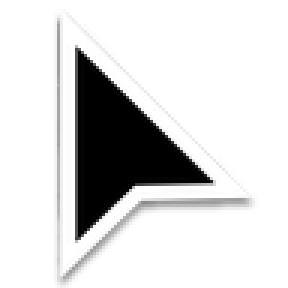
#> input picture files/usr/share/cinnamon/thumbnails/cursors/Bibata-Original-Classic.png, 96 x 96 px (shown 3 times larger)
$ python -i imtools.py   (imports and definitions only)
#> lines starting #> are read from the running program, lines starting #| are printed output that depends on the picture
#> further down, picture is the input picture: PIL image 96x96 RGBA; mean R, G, B, A 38.6, 38.6, 38.6, 70.5
#!/usr/bin/python3

# Copyright (C) 2007-2010 www.stani.be
#
# This program is free software: you can redistribute it and/or modify
# it under the terms of the GNU General Public License as published by
# the Free Software Foundation, either version 3 of the License, or
# (at your option) any later version.
#
# This program is distributed in the hope that it will be useful,
# but WITHOUT ANY WARRANTY; without even the implied warranty of
# MERCHANTABILITY or FITNESS FOR A PARTICULAR PURPOSE.  See the
# GNU General Public License for more details.
#
# You should have received a copy of the GNU General Public License
# along with this program.  If not, see http://www.gnu.org/licenses/

import os
from io import StringIO
from itertools import cycle
from PIL import Image
from PIL import ImageDraw
from PIL import ImageEnhance
from PIL import ImageOps, ImageChops, ImageFilter

ALL_PALETTE_INDICES = set(range(256))
CHECKBOARD = {}
COLOR_MAP = [255] * 128 + [0] * 128
WWW_CACHE = {}

EXT_BY_FORMATS = {
    'JPEG': ['JPG', 'JPEG', 'JPE'],
    'TIFF': ['TIF', 'TIFF'],
    'SVG': ['SVG', 'SVGZ'],
}
FORMATS_BY_EXT = {}
# [3 lines not run here, left out]

CROSS = 'Cross'
ROUNDED = 'Rounded'
SQUARE = 'Square'

CORNERS = [ROUNDED, SQUARE, CROSS]
CORNER_ID = 'rounded_corner_r%d_f%d'
CROSS_POS = (CROSS, CROSS, CROSS, CROSS)
ROUNDED_POS = (ROUNDED, ROUNDED, ROUNDED, ROUNDED)
ROUNDED_RECTANGLE_ID = 'rounded_rectangle_r%d_f%d_s%s_p%s'

class InvalidWriteFormatError(Exception):
    pass


# [219 lines left out: functions drop_shadow, round_image, create_rounded_rectangle, create_corner, get_format, open_image_data and 1 more, not called in this run]


class _ByteCounter:
    """Helper class to count how many bytes are written to a file.

    .. see also:: :func:`get_size`

    >>> bc = _ByteCounter()
    >>> bc.write('12345')
    >>> bc.bytes
    5
    """
    def __init__(self):
        self.bytes = 0

    def write(self, data):
        self.bytes += len(data)


# [301 lines left out: functions get_size, get_quality, fill_background_color, generate_layer, identity_color, blend and 3 more, not called in this run]


def has_alpha(image):
    """Checks if the image has an alpha band.
    i.e. the image mode is either RGBA or LA.
    The transparency in the P mode doesn't count as an alpha band

    :param image: the image to check
    :type image: PIL image object
    :returns: True or False
    :rtype: boolean
    """
    return image.mode.endswith('A')


# [11 lines left out: function has_transparency, not called in this run]


def get_alpha(image):
    """Gets the image alpha band. Can handle P mode images with transparency.
    Returns a band with all values set to 255 if no alpha band exists.

    :param image: input image
    :type image: PIL image object
    :returns: alpha as a band
    :rtype: single band image object
    """
    if has_alpha(image):
        return image.split()[-1]
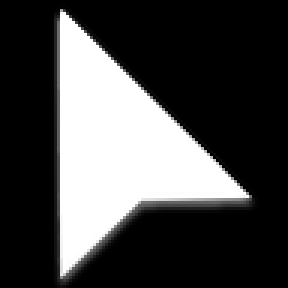
#> returned value: PIL image 96x96 L (shown 3 times larger); min 0, max 255, mean 70.5
    if image.mode == 'P' and 'transparency' in image.info:
        return image.convert('RGBA').split()[-1]
    # No alpha layer, create one.
    return Image.new('L', image.size, 255)


# [237 lines left out: functions get_format_data, get_palette, get_used_palette_indices, get_used_palette_colors, get_unused_palette_indices, fit_color_in_palette and 4 more, not called in this run]


def auto_crop(image):
    """Crops all transparent or black background from the image
    :param image: input image
    :type image: PIL image object
    :returns: the cropped image
    :rtype: PIL image object
    """

    alpha = get_alpha(image)
    box = alpha.getbbox()
#> box = (17, 0, 87, 96)
    return convert_safe_mode(image).crop(box)
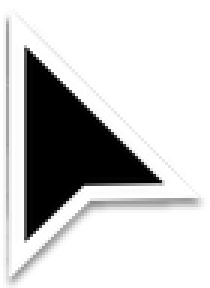
#> returned value: PIL image 70x96 RGBA (shown 3 times larger); mean R, G, B, A 52.9, 52.9, 52.9, 96.7; transparent parts drawn white


# [40 lines left out: function convert, not called in this run]


def convert_safe_mode(image):
    """Converts image into a processing-safe mode.

    :param image: input image
    :type image: PIL image object
    :returns: the converted image
    :rtype: PIL image object
    """
    if image.mode in ['1', 'F']:
        return image.convert('L')
    if image.mode == 'P' and 'transparency' in image.info:
        img = image.convert('RGBA')
        del img.info['transparency']
        return img
    if image.mode in ['P', 'YCbCr', 'CMYK', 'RGBX']:
        return image.convert('RGB')
    return image


# [273 lines left out: functions convert_save_mode_by_format, save_check_mode, save_safely, get_reverse_transposition, get_exif_transposition, get_exif_orientation and 4 more, not called in this run]

>>> from PIL import Image
>>> picture = Image.open('../../thumbnails/cursors/Bibata-Original-Classic.png')
>>> result = auto_crop(picture)

$ run again, on files/usr/share/cinnamon/thumbnails/cursors/Bibata-Modern-Ice.png
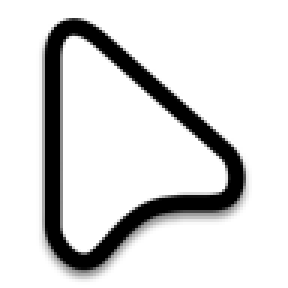
#> input picture files/usr/share/cinnamon/thumbnails/cursors/Bibata-Modern-Ice.png, 96 x 96 px (shown 3 times larger)
#> picture is the input picture: PIL image 96x96 RGBA; mean R, G, B, A 62.4, 62.4, 62.4, 99.7
#> in get_alpha, `return image.split()[-1]`:
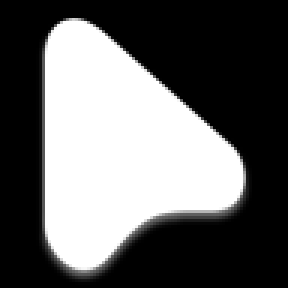
#> returned value: PIL image 96x96 L (shown 3 times larger); min 0, max 255, mean 99.7
#> box = (12, 6, 84, 95)
#> in auto_crop, `return convert_safe_mode(image).crop(box)`:
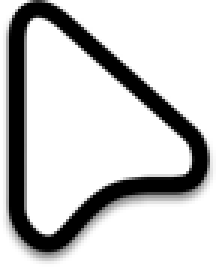
#> returned value: PIL image 72x89 RGBA (shown 3 times larger); mean R, G, B, A 89.7, 89.7, 89.7, 143.4; transparent parts drawn white
